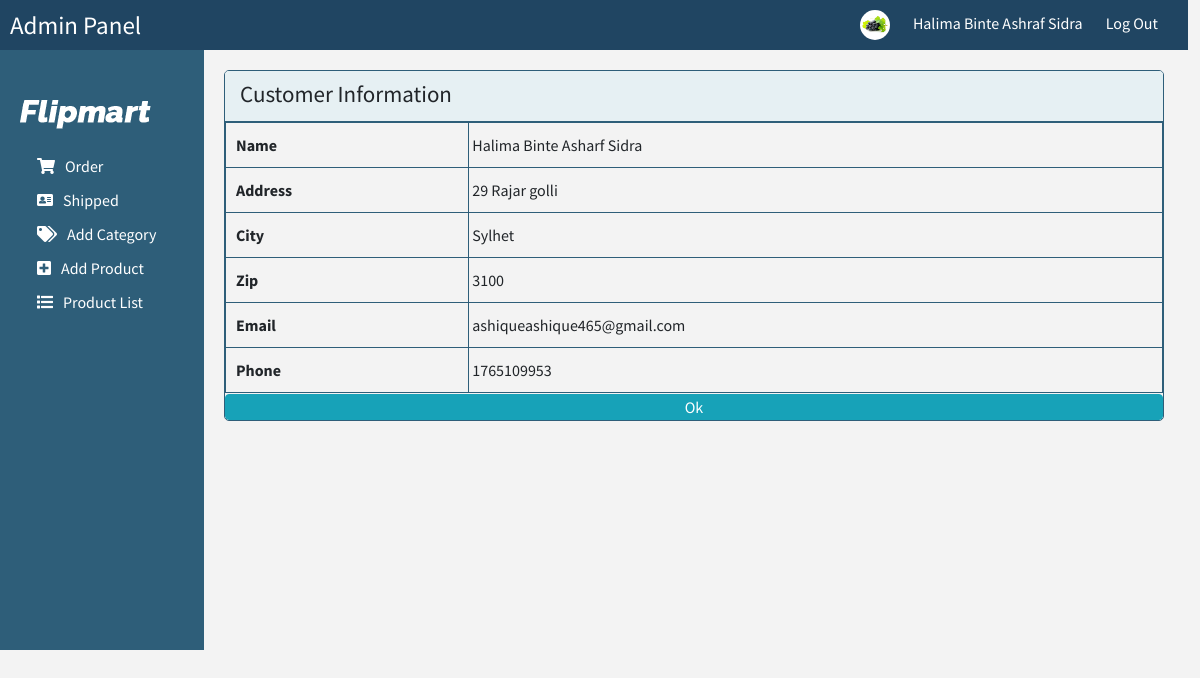
The page /admin/customerinfo.php?cmid=10 (signed in) on the database its author committed.
### tables this page shows
CREATE TABLE `customer` (
  `cid` int(11) NOT NULL,
  `address` varchar(255) DEFAULT NULL,
  `city` varchar(255) DEFAULT NULL,
  `zip` int(11) DEFAULT NULL,
  `phone` int(11) DEFAULT NULL,
  `email` varchar(255) DEFAULT NULL,
  `pass` varchar(255) DEFAULT NULL,
  `name` varchar(255) DEFAULT NULL
);

### admin/session.php (called while the page is built, shortened)
<?php
class Session{
 public static function get($key){
  if (isset($_SESSION[$key])) {
   return $_SESSION[$key];
  } else {
   return false;
  }
 }
}
?>

### admin/database.php (called while the page is built, shortened)
<?php
Class Database{
 public $host   = DB_HOST;
 public $user   = DB_USER;
 public $pass   = DB_PASS;
 public $dbname = DB_NAME;
 public $link;
private function connectDB(){
 $this->link = new mysqli($this->host, $this->user, $this->pass,
  $this->dbname);
 }
public function select($query){
  $result = $this->link->query($query) or
   die($this->link->error.__LINE__);
  if($result->num_rows > 0){
    return $result;
  } else {
    return false;
  }
 }
}

### admin/class/myphp.php (called while the page is built, shortened)
<?php
   include_once 'database.php';
   ?>
<?php
 class getproduct
 {
  private $db;
  function __construct()
  {
    $this->db = new Database();
  }
  public function getCustonInfo($id){
    $query="SELECT * FROM customer WHERE cid='$id'";
    $res=$this->db->select($query);
    if ($res) {
      return $res;
    }
  }
 }

### admin/customerinfo.php (the view)
<?php
	include'header.php';
	include_once'class/myphp.php';
?>
<div class="myorder">
	<div class="title">
		<h1>Customer Information</h1>
	</div>
	<div class="mytable">
		<table>
			<?php
				$id=$_GET['cmid'];
				$object=new getproduct();
				$getpd=$object->getCustonInfo($id);
				if (isset($getpd)) {
					while ($res=$getpd->fetch_assoc()) {
			?>
			<tr>
				<th>Name</th>
				<td><?php echo $res['name']?></td>
			</tr>
			<tr>
				<th>Address</th>
				<td><?php echo $res['address']?></td>
			</tr>
			<tr>
				<th>City</th>
				<td><?php echo $res['city']?></td>
			</tr>
			<tr>
				<th>Zip</th>
				<td><?php echo $res['zip']?></td>
			</tr>
			<tr>
				<th>Email</th>
				<td><?php echo $res['email']?></td>
			</tr>
			<tr>
				<th>Phone</th>
				<td><?php echo $res['phone']?></td>
			</tr>
		<?php }}?>
		</table>
	</div>
	<a href="order.php" class="btn btn-info">Ok</a>
</div>
<?php
	include'footer.php'
?>

### admin/header.php (shortened to what this page needs)
<?php
    include 'session.php';
?>
<!doctype html>
<html class="no-js" lang="">
<head>
    <link rel="stylesheet" href="css/bootstrap.min.css">
    <link rel="stylesheet" href="css/fontawesome-all.min.css">
    <link rel="stylesheet" href="css/owl.carousel.min.css">
    <link rel="stylesheet" href="css/main.css">
    <link rel="stylesheet" href="css/responsive.css">
</head>
<body>
    <div class="myadmi">
        <div class="top_bar">
            <div class="title">
                <div class="row">
                    <div class="col-md-8">
                        <marquee>
                            <h1>Admin Panel</h1>
                        </marquee>
                    </div>
                    <div class="col-md-4">
                        <ul>
                            <li><img class="myimg" src="img/products/p12.jpg" alt="" height="30" width="30"></li>
                            <li><?php echo Session::get('adminName'); ?></li>
                            <li><a href="?action=logout">Log Out</a></li>
                        </ul>
                    </div>
                </div>
            </div>
        </div>
        <div class="left_box">
            <img class="myimg" src="img/logo.png" alt="">
            <div class="admin_menu">
                <ul>
                	<li><a href="order.php"><i class="fas fa-shopping-cart"></i>Order</a></li>
                    <li><a href="shipped.php"><i class="fas fa-address-card"></i>Shipped</a></li>
                    <li><a href="category.php"><i class="fas fa-tags"></i>Add Category</a></li>
                    <li><a href="addproduct.php"><i class="fas fa-plus-square"></i>Add Product</a></li>
                    <li><a href="addproductList.php"><i class="fas fa-list"></i>Product List</a></li>
                </ul>
            </div>
        </div>
        <div class="right_box">

### admin/footer.php (shortened to what this page needs)
     </div>
    </div>
</body>
</html>

### admin/css/main.css (style rules this page uses)
* { padding: 0px; margin: 0px; }
body { font-family: 'Source Sans Pro', sans-serif; background-color: #F3F3F3; }
.myadmi .top_bar { width: 99%; background: #204562; }
.myadmi .top_bar img.myimg { height: 30px; width: 30px; border-radius: 150px; }
.myadmi .top_bar .title { color: white; padding: 10px; }
.myadmi .top_bar .title h1 { font-size: 25px; margin: 0px; padding: 0px; }
.myadmi .top_bar .title ul { float: right; margin: 0px; padding: 0px; }
.myadmi .top_bar .title ul li { list-style-type: none; display: inline-block; margin-right: 20px; }
.myadmi .top_bar .title ul li a { text-decoration: none; color: white; }
.myadmi .left_box { height: 600px; width: 17%; float: left; background-color:#2E5E79; }
.myadmi .left_box img.myimg { margin-top: 50px; margin-left: 20px; }
.myadmi .left_box .admin_menu ul { margin-top: 20px; margin-left: 27px; }
.myadmi .left_box .admin_menu ul li { list-style-type: none; }
.myadmi .left_box .admin_menu ul li a { text-decoration: none; display: block; padding: 5px 0px 5px 10px; transition: .2s; color: white; }
.myadmi .left_box .admin_menu ul li a i { margin-right: 10px; }
.myadmi .right_box { float: left; width: 80%; }
.myorder { margin-left: 20px; margin-top: 20px; border-radius: 5px; border: 1px solid #2E5E79; overflow: hidden; }
.myorder .title { background-color: #E6F0F3; padding: 5px; border-bottom: 1px solid #2E5E79; }
.myorder .title h1 { font-size: 23px; margin-left: 10px; margin-top: 4px; }
.myorder .mytable table { width: 100%; }
.myorder .mytable table td,th { padding: 3px; border: 1px solid #2E5E79; }
.myorder .right_boxs table td,th { padding: 10px; border: 1px solid #2E5E79; border-radius: 3px; }
.myorder a.btn.btn-info { width: 100%; }
a.btn.btn-info { padding: 0px;width: 30%;margin-right: 10px; }

### rows shown on the page
customer: name "Halima Binte Asharf Sidra", address "29 Rajar golli", city "Sylhet", zip "3100", email "ashiqueashique465@gmail.com", phone "1765109953"

### other values the page prints
Session::get('adminName') "Halima Binte Ashraf Sidra"
